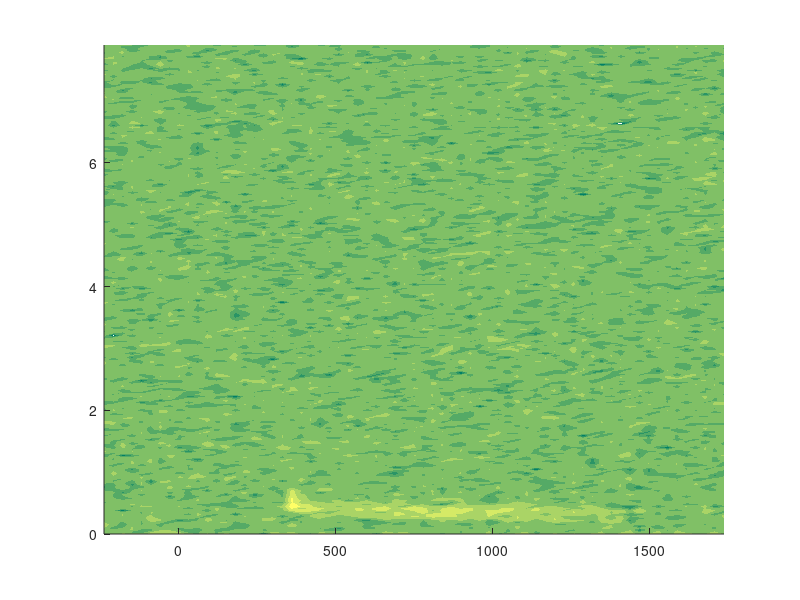

Write MATLAB code to recreate this figure. (Note: this script raises an error after producing the figure.)
pkg load signal

lower_band = 0.2/1.29;
upper_band = 1.0;

distance_long = 543.0;
distance_short = 23.0;
distance_factor = 10*log10(distance_long/distance_short);

calibration_start_sample_air = 12000;
calibration_length_air = 3000;
calibration_start_sample_snow = 12000;
calibration_length_snow = 3000;
calibration_downsample = 8;

prompt_component_start_sample = 9650;
prompt_component_length = 3000;
prompt_downsample = 4;
delayed_component_start_sample = 11500;
delayed_component_length = 9999;
delayed_downsample = 4;

atten_20dB = 20.0;
atten_3dB = 3.0;
ampl_62dB = -62.5;

n = 500; %Length of time-slices, was 500
m = 25; %Number of overlap samples, was 25
n2 = 100;
m2 = 10;
linew = 5.0;
fon = "Courier";
fonts = 20.0;
linewc = 0.0;
linewc2 = 4.0;
maxFC = 0.8;
minT = 250.0;
linec = "none";

%Surface propagation data
data = load('surface_propagation.dat');
t = data(:,1)*1.0e9; %Units: nanoseconds
s = data(:,2);
dt = t(2)-t(1);
fs = 1.0/dt; %Units: nanoseconds
s = s+randn(size(s))*max(s)/10.0;

%The plot, linear
figure(1,'Position',[0,0,1600,1600]);
colormap(summer(250));
[S,F,T] = specgram(s,n,fs,hanning(n),m);
T = T+t(1);
S = log10(abs(S));
contourf(T,F,S,[-3:0.5:1],'linewidth',linewc,"linecolor",linec);
colorbar;
axisVector = [minT max(T) 0.1 maxFC];
axis(axisVector);
set(gca, "linewidth", linew, "fontname", fon,"fontsize",fonts)
cbh = findobj( gcf(), 'tag', 'colorbar');
set(cbh,"linewidth",linew,"fontname",fon,"fontsize",fonts);
xlabel("Time (ns)");
ylabel("Frequency (GHz)");
title("Log_{10}(|V()|)");
caxis([-3 1]);

%The saved graph.
print -dpng 'March9_plot1.png'

%The plot, dB
%colormap(summer(250));
%[S,F,T] = specgram(s,n,fs_prompt,hanning(n),m);
%T = T+t(1);
%contourf(T,F,10*log10(conj(S).*S)+100.0,'linewidth',linewc,"linecolor",linec);
%colorbar;
%axisVector = [minT max(T) 0.2 maxFC];
%axis(axisVector);
%set(gca, "linewidth", linew, "fontname", fon,"fontsize",fonts)
%cbh = findobj( gcf(), 'tag', 'colorbar');
%set(cbh,"linewidth",linew,"fontname",fon,"fontsize",fonts);
%xlabel("Time (ns)");
%ylabel("Frequency (GHz)");
%title("(dB Scale, 0 dB = average bkgd.)");
%caxis([0 200]);

%Calibration data
%inAirCalibration = load('surface_calibration_air.dat');
%inSnowCalibration = load('surface_calibration_snow.dat');
%t_cal_air = inAirCalibration(calibration_start_sample_air:calibration_start_sample_air+calibration_length_air,1)*1e9; %Units: nanoseconds
%t_cal_air_down = downsample(t_cal_air,calibration_downsample); %Units: nanoseconds
%t_cal_snow = inSnowCalibration(calibration_start_sample_snow:calibration_start_sample_snow+calibration_length_snow,1)*1e9; %Units: nanoseconds
%t_cal_snow_down = downsample(t_cal_snow,calibration_downsample); %Units: nanoseconds
%s_cal_air = inAirCalibration(calibration_start_sample_air:calibration_start_sample_air+calibration_length_air,2);
%s_cal_air_down = downsample(s_cal_air,calibration_downsample);
%s_cal_snow = inSnowCalibration(calibration_start_sample_snow:calibration_start_sample_snow+calibration_length_snow,2);
%s_cal_snow_down = downsample(s_cal_snow,calibration_downsample);
%dt_cal_air = t_cal_air(2)-t_cal_air(1); %Units: nanoseconds
%dt_cal_air_down = t_cal_air_down(2)-t_cal_air_down(1); %Units: nanoseconds
%dt_cal_snow = t_cal_snow(2)-t_cal_snow(1); %Units: nanoseconds
%dt_cal_snow_down = t_cal_snow_down(2)-t_cal_snow_down(1); %Units: nanoseconds
%fs_cal_air = 1.0/dt_cal_air; %Units: GHz
%fs_cal_air_down = 1.0/dt_cal_air_down; %Units: GHz
%fs_cal_snow = 1.0/dt_cal_snow; %Units: GHz
%fs_cal_snow_down = 1.0/dt_cal_snow_down; %Units: GHz
%fc_cal_air = fs_cal_air/2.0; %Units: GHz
%fc_cal_air_down = fs_cal_air_down/2.0; %Units: GHz
%fc_cal_snow = fs_cal_snow/2.0; %Units: GHz
%fc_cal_snow_down = fs_cal_snow_down/2.0; %Units: GHz
%f_cal_air = linspace(0,fc_cal_air,length(t_cal_air)/2); %Units: GHz
%f_cal_air_down = linspace(0,fc_cal_air_down,length(t_cal_air_down)/2.0); %Units: GHz
%f_cal_snow = linspace(0,fc_cal_snow,length(t_cal_snow)/2); %Units: GHz
%f_cal_snow_down = linspace(0,fc_cal_snow_down,length(t_cal_snow_down)/2.0); %Units: GHz

%s_prompt = s(prompt_component_start_sample:prompt_component_start_sample+prompt_component_length); %prompt component (8500:11500)
%t_prompt = t(prompt_component_start_sample:prompt_component_start_sample+prompt_component_length); %prompt component (8500:11500)
%s_delayed = s(delayed_component_start_sample:delayed_component_start_sample+delayed_component_length); %delayed component (11500:end)
%t_delayed = t(delayed_component_start_sample:delayed_component_start_sample+delayed_component_length); %delayed component (11500:end)
%s_prompt = downsample(s_prompt,prompt_downsample);
%t_prompt = downsample(t_prompt,prompt_downsample);
%s_delayed = downsample(s_delayed,delayed_downsample);
%t_delayed = downsample(t_delayed,delayed_downsample);
%dt_prompt = t_prompt(2)-t_prompt(1); %Units: nanoseconds
%fs_prompt = 1.0/dt_prompt; %Units: GHz
%fc_prompt = fs_prompt/2.0; %Units: GHz
%dt_delayed = t_delayed(2)-t_delayed(1); %Units: nanoseconds
%fs_delayed = 1.0/dt_delayed; %Units: GHz
%fc_delayed = fs_delayed/2.0; %Units: GHz
%f_prompt = linspace(0,fc_prompt,length(t_prompt)/2); %Units: GHz
%f_delayed = linspace(0,fc_delayed,length(t_delayed)/2); %Units: GHz
